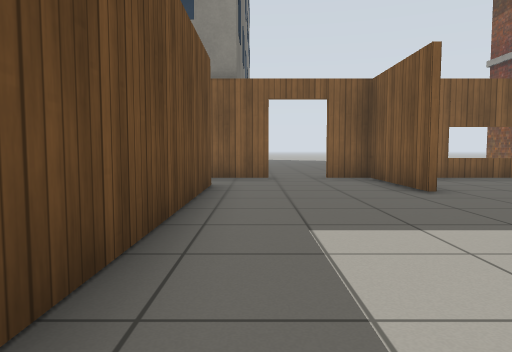
View 1 (above)

18 first-person views from a walk through a world built for the Gazebo simulator. The camera is 0.72 m above the floor, tilts 4° down and sees 70° across. The lines on the ground mark 1 m squares. The floor is counted in squares, 1 m on a side. Each view is taken from the middle of a square. On the plan, view 1 faces up. The plan holds only what a view shows up to about 11 squares ahead; the rest is blank. The place goes on beyond the plan. Robots are left out. Simple patterns stand in for the simulator's built-in surfaces. Some stock models are drawn as simple stand-ins.

View 2
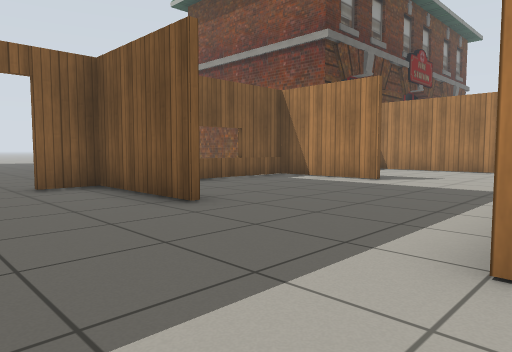

View 3
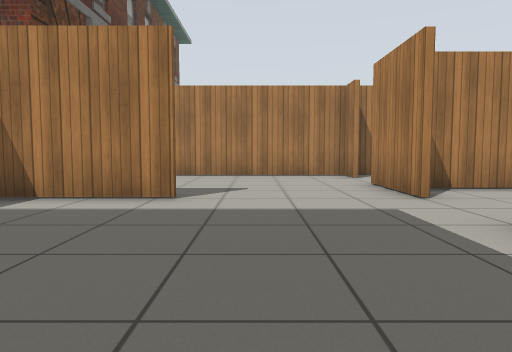

View 4
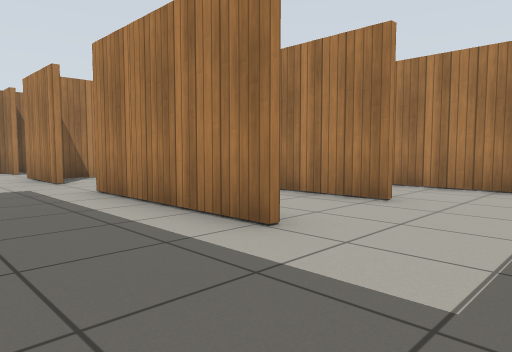

View 5
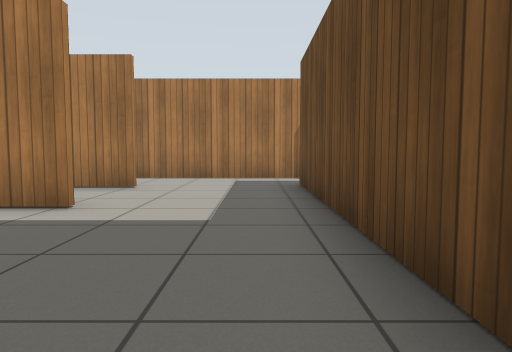

View 6
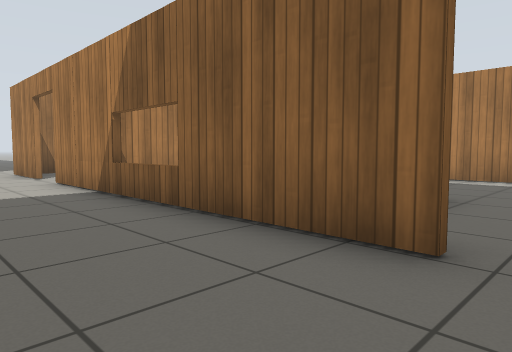

View 7
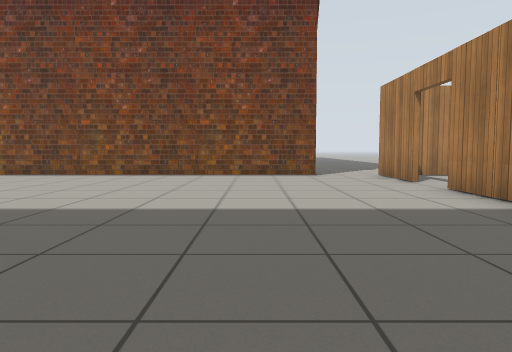

View 8
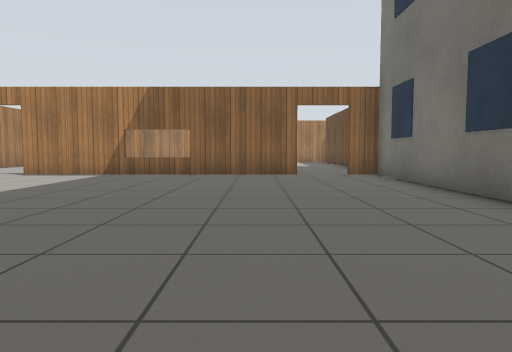

View 9
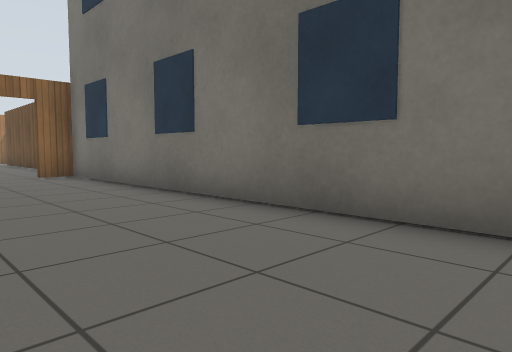

View 10
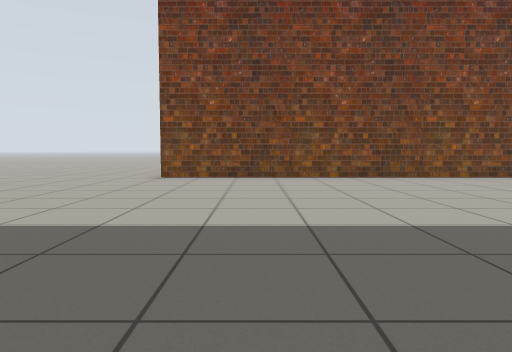

View 11
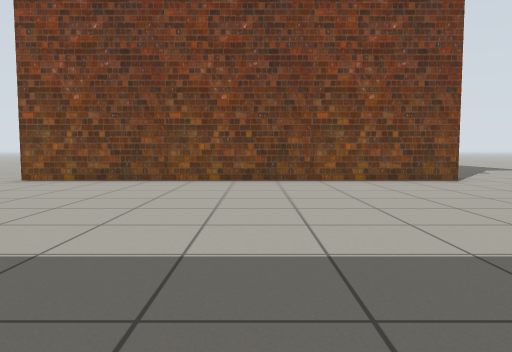

View 12
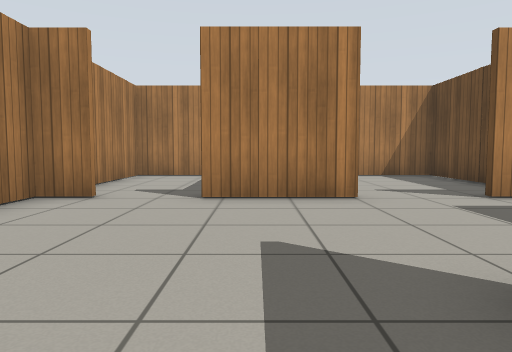

View 13
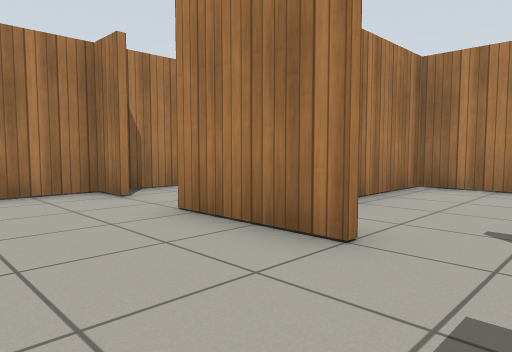

View 14
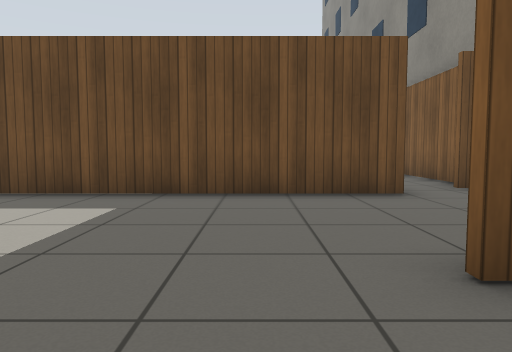

View 15
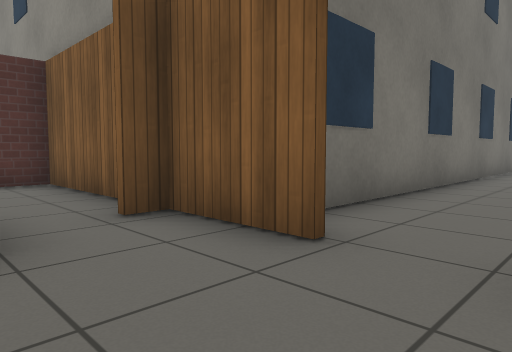

View 16
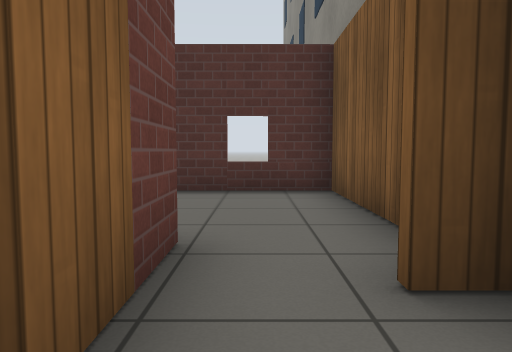

View 17
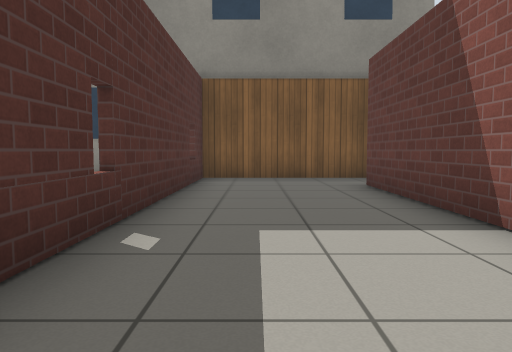

View 18
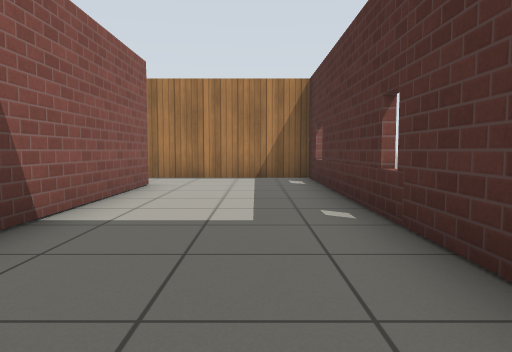

### Floor plan
Key: @ floor where view 1 was taken; # wall or solid block; . floor; D open door; = window, fence, low wall or low ledge; B building; S fire station.
Columns run from 11 left of view 1 to 16 right of it. Each row starts with its distance up from view 1.
 20           B.... .........S
 19           B..............S
 18           B..............S
 17           B..............S
 16           B..............S
 15           B..............S
 14           B..............S
 13           B..............S
 12           B..............S
 11           B...............
 10 BBBBBBBBBBB.................
  9     .#...###D####=###DD##...
  8      #........#.....#. .#.
  7      #..###...#.....#...#.
  6      #..###.............#.
  5      #..###.............#.
  4      #..###.............#.
  3      #..###.............#.
  2      #..###...####..##..#.
  1      #..###.....#....#..#
  0      #..###@..###....#..#
 -1      =... ..... #....#..#
 -2      ####################
 -3              .. ... .. ..

Where each view was taken, in squares from view 1:
view 1: 0 up, 0 right, facing up
view 2: 2 up, 0 right, facing up-right
view 3: 5 up, 3 right, facing right
view 4: 5 up, 0 right, facing down-right
view 5: 7 up, 0 right, facing down
view 6: 12 up, 1 right, facing down-right
view 7: 13 up, 3 right, facing right
view 8: 20 up, 3 right, facing down
view 9: 20 up, 3 right, facing down-left
view 10: 19 up, 4 right, facing right
view 11: 16 up, 5 right, facing right
view 12: 8 up, 10 right, facing down
view 13: 5 up, 7 right, facing down-right
view 14: 5 up, 5 right, facing left
view 15: 7 up, 2 right, facing up-left
view 16: 8 up, 0 right, facing left
view 17: 0 up, 5 left, facing up
view 18: 7 up, 5 left, facing down
